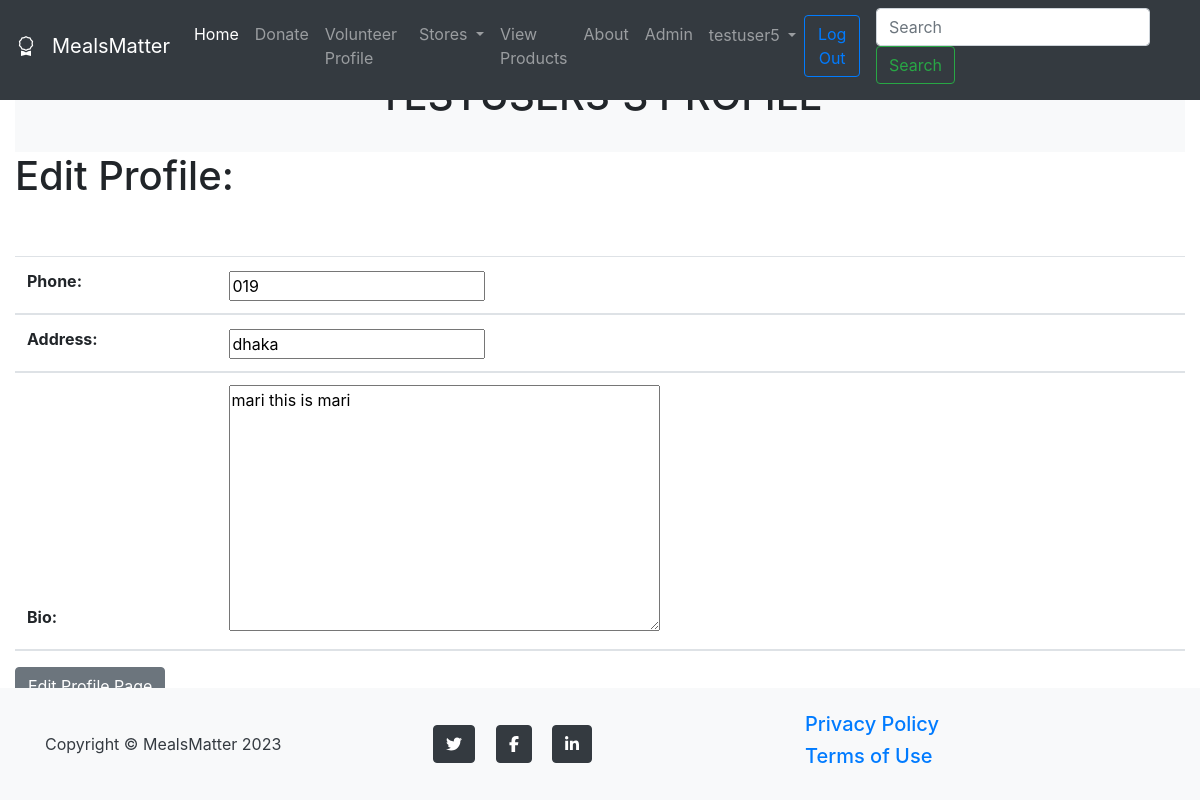
Page /accounts/edit-profile/7 (signed in) on the committed database.
### accounts/models.py (models this page shows, shortened)
class Profile(models.Model):
    user = models.OneToOneField(User, on_delete=models.CASCADE)
    profile_image = models.ImageField(null=True, blank=True, upload_to='images/users')
    bio = models.TextField(null=True, blank=True, max_length=150, help_text="This is my Bio")
    phone = models.CharField(null=True, blank=True, max_length=11, help_text="Phone Number")
    address = models.CharField(null=True, blank=True, max_length=100, help_text="Address")

### accounts/views.py (the view)
# urls.py: path('edit-profile/<int:pk>', user_views.EditProfileView.as_view(), name='edit-profile'),
class EditProfileView(generic.UpdateView):
    model = Profile
    template_name = 'edit_profile_details.html'
    fields = [
        'bio', 'phone', 'address',
    ]
    success_url = reverse_lazy('home')

### accounts/templates/edit_profile_details.html (shortened to what this page needs)
{% extends 'navbar.html' %}
{% block content %}
    {% if user.is_authenticated %}
        <section class="page-section bg-light" id="portfolio">
            <div class="container">
                <div class="text-center">
                    <h1 class="section-heading text-uppercase">{{ profile.user.username }}'s Profile</h1>
                    <br>
                </div>
            </div>
        </section>
    <h1>Edit Profile: </h1>
        <br><br>
    <div class="form-group">
    <form method="POST" enctype="multipart/form-data">
        <table class="table table-striped">
        <thead>
        <tr>
            <th scope="col"> {{ form.phone.label_tag}}</th>
            <th scope="col"> {{ form.phone}}</th>
        </tr>
        <tr>
            <th scope="col"> {{ form.address.label_tag}}</th>
            <th scope="col"> {{ form.address}}</th>
        </tr>
        <tr>
            <th scope="col"> {{ form.bio.label_tag}}</th>
            <th scope="col"> {{ form.bio}}</th>
        </tr>
        </thead>
    </table>
        <button class="btn btn-secondary">
            Edit Profile Page
        </button>
        </form>
    </div>
    {% else %}
        <h3>Not allowed!</h3>
    {% endif %}
<footer class="footer py-4 bg-light text-dark fixed-bottom">
            <div class="container">
                <div class="row align-items-center">
                    <div class="col-lg-4 text-lg-start">Copyright &copy; MealsMatter 2023</div>
                    <div class="col-lg-4 my-3 my-lg-0">
                        <a class="btn btn-dark btn-social mx-2" href="#!" aria-label="Twitter"><i class="fab fa-twitter"></i></a>
                        <a class="btn btn-dark btn-social mx-2" href="#!" aria-label="Facebook"><i class="fab fa-facebook-f"></i></a>
                        <a class="btn btn-dark btn-social mx-2" href="#!" aria-label="LinkedIn"><i class="fab fa-linkedin-in"></i></a>
                    </div>
                    <div class="col-lg-4 text-lg-end">
                       <h5 class="text-light"><a class="link-white text-decoration-none me-5" href="#!">Privacy Policy</a></h5>
                        <h5 class="text-light"><a class="link-dark text-decoration-none" href="#!">Terms of Use</a></h5>
                    </div>
                </div>
            </div>
</footer>
{% endblock %}

### templates/navbar.html (shortened to what this page needs)
{% load static %}
<!DOCTYPE html>
<html lang="en">
<head>
    <link rel="stylesheet" href="https://cdn.jsdelivr.net/npm/bootstrap@4.4.1/dist/css/bootstrap.min.css">
     <link rel="stylesheet" href=
"https://cdn.jsdelivr.net/npm/bootstrap-icons@1.5.0/font/bootstrap-icons.css" />
     <link href="{% static 'fontawesomefree/css/all.min.css' %}" rel="stylesheet" type="text/css">
</head>
<body>
<nav class="navbar navbar-expand-lg fixed-top navbar-dark bg-dark pb-3 mb-4">
  <a class="navbar-brand" href="{% url 'home' %}">
      <i class="bi bi-award mr-3"></i>MealsMatter</a>
  <div class="collapse navbar-collapse" id="navbarSupportedContent">
    <ul class="navbar-nav mr-auto">
      <li class="nav-item active">
        <a class="nav-link" href="{% url 'home' %}">Home <span class="sr-only">(current)</span></a>
      </li>
      <li class="nav-item">
        <a class="nav-link" href="{% url 'become-doner' %}">Donate</a>
      </li>
      <li class="nav-item">
        <a class="nav-link" href="{% url 'volunteer-profile' %}">Volunteer Profile</a>
      </li>
        {% if user.is_authenticated %}
            <li class="nav-item dropdown">
            <a class="nav-link dropdown-toggle" href="#" id="navbarDropdown" role="button" data-toggle="dropdown" aria-haspopup="true" aria-expanded="false">
            Stores
            </a>
            </li>
        {% endif %}
        <li class="nav-item">
        <a class="nav-link" href="{% url 'all-products' %}">View Products</a>
        </li>
        <li class="nav-item">
        <a class="nav-link" href="{% url 'about' %}">About</a>
        </li>
        <li class="nav-item">
        <a class="nav-link" href="http://127.0.0.1:8000/admin/">Admin</a>
      </li>
    </ul>
      <ul class="navbar-nav mr-right">
          {% if user.is_authenticated %}
              <li class="nav-item dropdown">
            <a class="nav-link dropdown-toggle" href="#" id="navbarDropdown" role="button" data-toggle="dropdown" aria-haspopup="true" aria-expanded="false">
            {{ user }}
            </a>
            </li>
          <li class="mr-3">
              <a  href="{% url 'logout' %}" class="btn btn-outline-primary">Log Out</a>
          </li>
            {% endif %}
      </ul>
    <form class="form-inline my-2 my-lg-0", method=POST action=
            "{% url 'search-stores' %}">
      <input class="form-control mr-sm-2" type="search" placeholder="Search" aria-label="Search"
      name="searched">
      <button class="btn btn-outline-success my-2 my-sm-0" type="submit">Search</button>
    </form>
  </div>
</nav>
    <div class="container bg-light mb-5">
        <p>
        </p>
    </div>
<div class="container-fluid ">
    {% block content %}
    {% endblock %}
</div>
</body>
</html>

### rows in the picture
Profile: phone "019", address "dhaka", bio "mari this is mari"

### other values in the picture
{{ user }} "testuser5"
